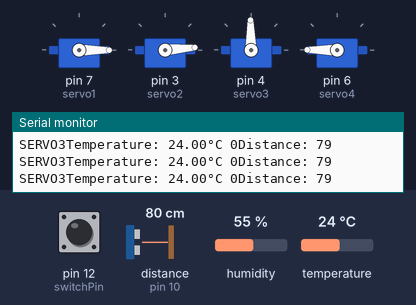
The sketch below on a simulated Arduino Uno, built with avr-gcc and run on an emulated ATmega328P. Shown: 4 × servo, the last lines printed to the serial monitor. Wiring (inferred from the names in the program): ultrasonic range finder: trigger pin 9; echo pin 10. The inputs (shaded band) are chosen by the test bench; at power-on: distance to the obstacle (sensor on pin 10) 80 cm, temperature 24 °C, pin 12 (switchPin) LOW, humidity 55 %. The echo pulse lasts 58.3 µs per cm.

Above: at 1.2 s.
1.3 s: distance to the obstacle (sensor on pin 10) set to 2 cm
At 2.0 s:
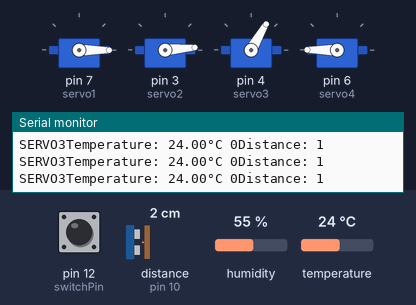
2.8 s: temperature set to 21 °C
At 4.6 s:
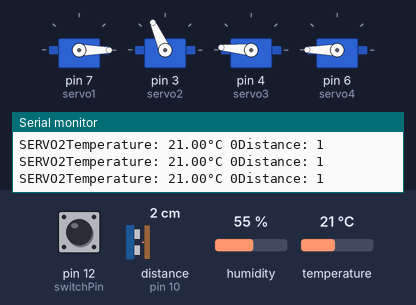
5.6 s: pin 12 (switchPin) pulled HIGH for 1 s
At 6.6 s:
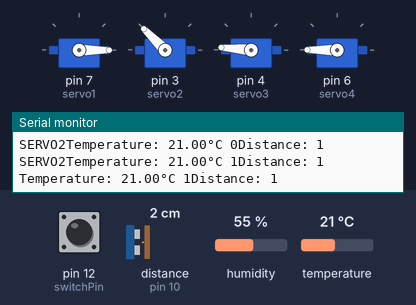
8.2 s: distance to the obstacle (sensor on pin 10) set to 60 cm
At 8.5 s:
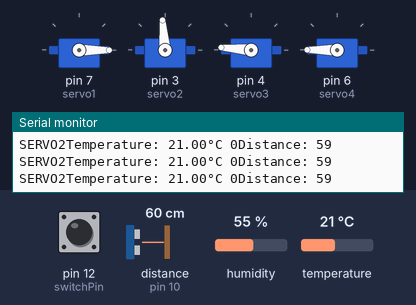
9.7 s: temperature set to 18 °C
15.8 s: temperature set to 15 °C
At 17.1 s:
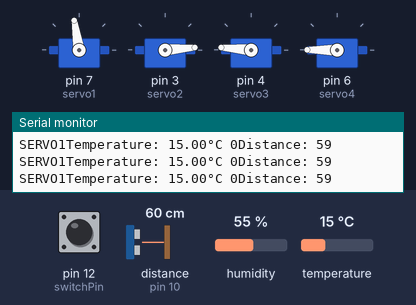
Timing chart, 0 to 18.8 s (numbered marks = the images above; inputs shaded):
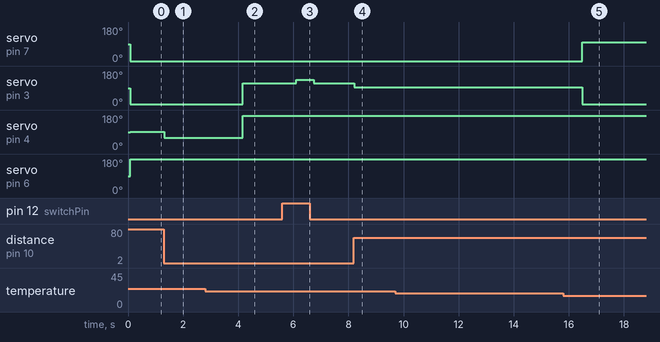

The sketch:

assignment_2_code.ino
```cpp
//Temp sensor
  #include "DHT.h"     //DHT Sensor Library
  #define DHTPIN 2     //Digital pin connected to the DHT sensor
  #define DHTTYPE DHT11   // DHT 11 sensor
  DHT dht(DHTPIN, DHTTYPE);//pin 2, type DH11

//Switch
  int switchPin = 12;  // assign switch pin number
  int switchState = 0; // variable for reading the switch status

//ultrasonic sensor
  const int trigPin = 9; // assign sensor pin number
  const int echoPin = 10;// assign sensor pin number
  long duration; // defines variable
  int distance;  // defines variable

//servos
  #include <Servo.h>// includes servo library
  Servo servo1;  // 1st servo (Left)
  Servo servo2;  // 2nd servo
  Servo servo3;  // 3rd servo
  Servo servo4;  // 4th servo (Right)
  int servoMap1 = 0; //defines variable for servo map value1
  int servoMap2 = 0; //defines variable for servo map value2
  int servoMap3 = 0; //defines variable for servo map value3
  int servoMap4 = 0; //defines variable for servo map value4


void setup() {
Serial.begin(9600);//start serial port

//temp sensor
  Serial.println(F("DHT11 test!"));
  dht.begin();

//Switch
  pinMode(switchPin, INPUT);// initialize switchPin as an input

//ultrasonic sensor
  pinMode(trigPin, OUTPUT); // initialize trigPin as an Output
  pinMode(echoPin, INPUT); // initialize echoPin as an Input

//servos
  servo1.attach(7);  // assign servo1 pin number
  servo2.attach(3);  // assign servo2 pin number
  servo3.attach(4);  // assign servo3 pin number
  servo4.attach(6);  // assign servo4 pin number
}


void loop() {
  delay(50); // delay

//temp sensor
  float t = dht.readTemperature();  // Read temperature as Celsius
  Serial.print(F("Temperature: "));//print text
  Serial.print(t);      //print tempreture value
  Serial.print(F("°C "));//print text
  if (isnan(t)) {      // Check if any tempreture reads failed and exit early (to try again)
    Serial.println(F("Failed to read from DHT sensor!"));
    return;}

//switch
  switchState = digitalRead(switchPin); // read the state of the switch value
  Serial.print(switchState);//displays switchState 1 or 0 in serial port

//ultrasonic sensor
  digitalWrite(trigPin, LOW); // Clears the trigPin
  delayMicroseconds(2);
  digitalWrite(trigPin, HIGH); // Sets the trigPin on HIGH state for 10 micro seconds
  delayMicroseconds(10);
  digitalWrite(trigPin, LOW);
  duration = pulseIn(echoPin, HIGH);// Reads the echoPin, returns the sound wave travel time in microseconds
  distance= duration*0.034/2; // Calculating the distance
  Serial.print("Distance: "); // Prints to Serial Monitor
  Serial.println(distance);

//servos
  //servo1.write(0); // 1st servo to resting position, range, 0(resting)-150(toggle switch)(most left servo)
  //servo2.write(5); // 2nd servo to resting position, range, 5-135
  //servo3.write(175); //2nd servo to resting position, range,175-44
  //servo4.write(180); //2nd servo to resting position, range,180-57 (most right servo)


//servo 1 movement
  if (t<=16 && switchState == HIGH){// if temp is below 20 the switch has been flipped
    delay(500);//delay to allow user to move finger away
    servo1.write(160); //servo 1 switch return position
    servo2.write(5); //servo 2 base position
    servo3.write(175);//servo 3 base position
    servo4.write(180);//servo 4 base position
  }

  if (t<=16 && switchState == LOW){//if temp is below 20 and the switch is down
    Serial.print("SERVO1");
    servo2.write(5);  //servo 2 base position
    servo3.write(175);//servo 3 base position
    servo4.write(180);//servo 4 base position

    if (6<distance<100){// is ultrasonic reading is between 6 and 100
      servoMap1=map(distance,6,100,130,75);//mapping servo value to correct range compared to distance readings
    servo1.write(servoMap1);//servo position is determined by mapped value from distance
    //Serial.print(servoMap1);//used for checking value
    }
    if (distance<6){//is untrasonic reading is less than 6
    servo1.write(130);//servo 3 close to switch
    }
    if (distance>100){
      servo1.write(75);
    }
  }


//servo 2 movement
  if (16<t && t<=22 && switchState == HIGH){// if temp is between 20 and 25 and the switch has been flipped
    delay(500);//delay to allow user to move finger away
    servo1.write(0); //servo 1 base position
    servo2.write(135);//servo 2 switch return position
    servo3.write(175);//servo 3 base position
    servo4.write(180);//servo 4 base position
  }

  if (16<t && t<=22 && switchState == LOW){//if temp is between 20 and 25 and the switch is down
    Serial.print("SERVO2");
    servo1.write(0);  //servo 1 base position
    servo3.write(175);//servo 3 base position
    servo4.write(180);//servo 4 base position

    if (6<distance<100){// is ultrasonic reading is between 6 and 100
      servoMap2=map(distance,6,100,114,80);//mapping servo value to correct range compared to distance readings
    servo2.write(servoMap2);//servo position is determined by mapped value from distance
    //Serial.print(servoMap2);//used for checking value
    }
    if (distance<6){//is untrasonic reading is less than 6
    servo2.write(114);//servo 3 close to switch
    }
    if (distance>100){
      servo2.write(80);
    }
  }


//servo 3 movement
  if (22<t && t<=28 && switchState == HIGH){// if temp is between 25 and 30 and the switch has been flipped
    delay(500);//delay to allow user to move finger away
    servo1.write(0); //servo 1 base position
    servo2.write(5); //servo 2 base position
    servo3.write(40);//servo 3 switch return position
    servo4.write(180);//servo 4 base position
  }

  if (22<t && t<=28 && switchState == LOW){//if temp is between 25 and 30 and the switch is down
    Serial.print("SERVO3");
    servo1.write(0);  //servo 1 base position
    servo2.write(5);  //servo 2 base position
    servo4.write(180);//servo 4 base position

    if (6<distance<100){// is ultrasonic reading is between 6 and 100
      servoMap1=map(distance,6,100,60,100);//mapping servo value to correct range compared to distance readings
    servo3.write(servoMap1);//servo position is determined by mapped value from distance
    //Serial.print(servoMap1);//used for checking value
    }
    if (distance<6){//is untrasonic reading is less than 6
    servo3.write(60);//servo 3 close to switch
    }
    if (distance>100){
      servo3.write(100);
    }
  }


//servo 4 movement
  if (28<t && switchState == HIGH){// if temp is over 30 and the switch has been flipped
    delay(500);//delay to allow user to move finger away
    servo1.write(0); //servo 1 base position
    servo2.write(5); //servo 2 base position
    servo3.write(175);//servo 3 base position
    servo4.write(30);//servo 4 return switch position
  }

  if (28<t && switchState == LOW){//if temp is over 30 and the switch is down
    Serial.print("SERVO4");
    servo1.write(0);//servo 1 base position
    servo2.write(5);  //servo 2 base position
    servo3.write(175);  //servo 3 base position

    if (6<distance<100){// is ultrasonic reading is between 6 and 100
    servoMap4=map(distance,6,100,58,105);//mapping servo value to correct range compared to distance readings
    servo4.write(servoMap4);//servo position is determined by mapped value from distance
    //Serial.print(servoMap4);//used for checking value
    }
    if (distance<6){//is untrasonic reading is less than 6
    servo4.write(58);//servo 3 close to switch
    }
    if (distance>100){
      servo4.write(105);
    }
  }

}
```

Measured:
- the behaviour switches between 23 and 22 °C on temperature (found by bisection; images 1 and 2)
- the behaviour switches between 17 and 16 °C on temperature (found by bisection; images 4 and 5)
- after the input at 1.3 s, servo on pin 4 (servo3): 91° → 60° at once
- after the input at 2.8 s, servo on pin 3 (servo2): 5° → 114° after 1.4 s; servo on pin 4 (servo3): 60° → 175° after 1.4 s
- after the input at 5.6 s, servo on pin 3 (servo2): 114° → 135° after 0.51 s, → 114° 0.63 s later
- after the input at 8.2 s, servo on pin 3 (servo2): 114° → 95° at once
- after the input at 15.8 s, servo on pin 7 (servo1): 0° → 99° after 0.68 s; servo on pin 3 (servo2): 95° → 5° after 0.68 s
